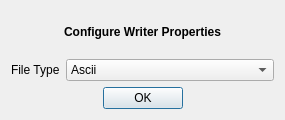
<?xml version="1.0" encoding="UTF-8"?>
<ui version="4.0">
 <class>ConfigureWriter</class>
 <widget class="QDialog" name="ConfigureWriter">
  <property name="geometry">
   <rect>
    <x>0</x>
    <y>0</y>
    <width>285</width>
    <height>120</height>
   </rect>
  </property>
  <property name="minimumSize">
   <size>
    <width>285</width>
    <height>120</height>
   </size>
  </property>
  <property name="maximumSize">
   <size>
    <width>285</width>
    <height>120</height>
   </size>
  </property>
  <property name="windowTitle">
   <string>Configure Writer</string>
  </property>
  <property name="windowIcon">
   <iconset resource="meshmagic3d_res.qrc">
    <normaloff>:/images/iconMesh.ico</normaloff>:/images/iconMesh.ico</iconset>
  </property>
  <layout class="QVBoxLayout" name="verticalLayout">
   <item>
    <widget class="QLabel" name="lblTitle">
     <property name="font">
      <font>
       <weight>75</weight>
       <bold>true</bold>
      </font>
     </property>
     <property name="text">
      <string>Configure Writer Properties</string>
     </property>
     <property name="textFormat">
      <enum>Qt::PlainText</enum>
     </property>
     <property name="alignment">
      <set>Qt::AlignCenter</set>
     </property>
    </widget>
   </item>
   <item>
    <layout class="QHBoxLayout" name="horizontalLayout">
     <item>
      <widget class="QLabel" name="lblFileType">
       <property name="sizePolicy">
        <sizepolicy hsizetype="Fixed" vsizetype="Preferred">
         <horstretch>0</horstretch>
         <verstretch>0</verstretch>
        </sizepolicy>
       </property>
       <property name="text">
        <string>File Type</string>
       </property>
      </widget>
     </item>
     <item>
      <widget class="QComboBox" name="cboFileType">
       <property name="currentIndex">
        <number>0</number>
       </property>
       <item>
        <property name="text">
         <string>Ascii</string>
        </property>
       </item>
       <item>
        <property name="text">
         <string>Binary</string>
        </property>
       </item>
      </widget>
     </item>
    </layout>
   </item>
   <item>
    <widget class="QDialogButtonBox" name="buttonBox">
     <property name="orientation">
      <enum>Qt::Horizontal</enum>
     </property>
     <property name="standardButtons">
      <set>QDialogButtonBox::Ok</set>
     </property>
     <property name="centerButtons">
      <bool>true</bool>
     </property>
    </widget>
   </item>
  </layout>
 </widget>
 <resources>
  <include location="meshmagic3d_res.qrc"/>
 </resources>
 <connections>
  <connection>
   <sender>buttonBox</sender>
   <signal>accepted()</signal>
   <receiver>ConfigureWriter</receiver>
   <slot>accept()</slot>
   <hints>
    <hint type="sourcelabel">
     <x>248</x>
     <y>254</y>
    </hint>
    <hint type="destinationlabel">
     <x>157</x>
     <y>274</y>
    </hint>
   </hints>
  </connection>
  <connection>
   <sender>buttonBox</sender>
   <signal>rejected()</signal>
   <receiver>ConfigureWriter</receiver>
   <slot>reject()</slot>
   <hints>
    <hint type="sourcelabel">
     <x>316</x>
     <y>260</y>
    </hint>
    <hint type="destinationlabel">
     <x>286</x>
     <y>274</y>
    </hint>
   </hints>
  </connection>
 </connections>
</ui>
